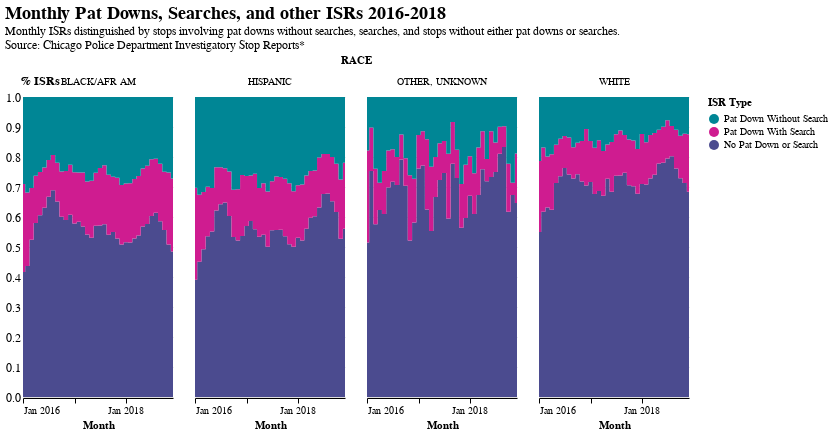

The notebook cell this image was saved under:
### Code cell
alt.Chart(pct_by_race, width=150).mark_area(interpolate='step').encode(
    alt.X('yearmonth(month_year)', title="Month"),
    alt.Y('Percent of stops', title="% ISRs"),
    alt.Color('patdown_search', title="ISR Type",
              scale=alt.Scale(
            domain=['Pat Down Without Search', 'Pat Down With Search', 'No Pat Down or Search'],
            range=['#008695', '#CF1C90', '#4b4b8f'])),
    alt.Facet('RACE')
).properties(
title={
  "text": ["Monthly Pat Downs, Searches, and other ISRs 2016-2018"], 
  "subtitle": ["Monthly ISRs distinguished by stops involving pat downs \
without searches, searches, and stops without either pat downs or searches.",
"Source: Chicago Police Department Investigatory Stop Reports*"]
}
)

### Figure 1 — Vega-Lite specification as saved in the notebook (floating-point values rounded to 4 significant figures; data arrays with more than 128 entries replaced by an {"elided": "..."} marker saying what was removed)
{"config": {"title": {"fontSize": 18, "font": "Helvetica", "anchor": "start", "fontColor": "#000000"}, "axisX": {"domain": true, "domainColor": "#000000", "grid": false, "labelFont": "Helvetica", "tickColor": "#000000", "tickSize": 5, "titleFont": "Helvetica", "title": "X Axis Title (units)", "stroke": "transparent"}, "axisY": {"domain": false, "grid": true, "gridColor": "#DEDDDD", "gridWidth": 1, "labelFont": "Helvetica", "labelFontSize": 12, "labelAngle": 0, "ticks": false, "titleFont": "Helvetica", "titleFontSize": 12, "titlePadding": 10, "title": "Y Axis Title (units)", "titleAngle": 0, "titleY": -10, "titleX": 18}, "range": {"category": ["#7F3C8D", "#11A579", "#3969AC", "#F2B701", "#E73F74", "#80BA5A", "#E68310", "#008695", "#CF1C90", "#f97b72", "#4b4b8f", "#A5AA99"], "diverging": ["#80ba5a", "#8fb15d", "#a3a462", "#b19865", "#bf8969", "#c3846a", "#cd766d", "#d36d6e", "#e15072", "#ea3475"]}, "view": {"stroke": "transparent"}}, "data": {"name": "data-0f7cbbc1c0d03876ee77136e38fbabe0"}, "mark": {"type": "area", "interpolate": "step"}, "encoding": {"color": {"type": "nominal", "field": "patdown_search", "scale": {"domain": ["Pat Down Without Search", "Pat Down With Search", "No Pat Down or Search"], "range": ["#008695", "#CF1C90", "#4b4b8f"]}, "title": "ISR Type"}, "facet": {"type": "nominal", "field": "RACE"}, "x": {"type": "temporal", "field": "month_year", "timeUnit": "yearmonth", "title": "Month"}, "y": {"type": "quantitative", "field": "Percent of stops", "title": "% ISRs"}}, "title": {"text": ["Monthly Pat Downs, Searches, and other ISRs 2016-2018"], "subtitle": ["Monthly ISRs distinguished by stops involving pat downs without searches, searches, and stops without either pat downs or searches.", "Source: Chicago Police Department Investigatory Stop Reports*"]}, "width": 150, "$schema": "https://vega.github.io/schema/vega-lite/v4.0.2.json", "datasets": {"data-0f7cbbc1c0d03876ee77136e38fbabe0": {"elided": "432 records"}}}
